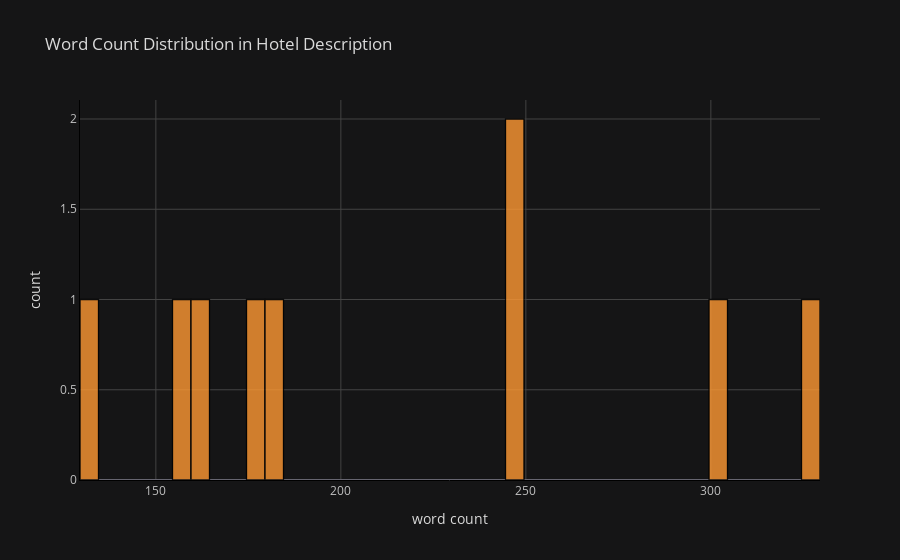

The code cell stored with this chart in its notebook:
### Code cell
df1['word_count'].iplot(
    kind='hist',
    bins = 50,
    linecolor='black',
    xTitle='word count',
    yTitle='count',
    title='Word Count Distribution in Hotel Description')

### Figure 1 — Plotly figure (JSON) as saved in the notebook; plotly's stock layout.template omitted (floating-point values rounded to 4 significant figures)
{"data": [{"histfunc": "count", "histnorm": "", "marker": {"color": "rgba(255, 153, 51, 1.0)", "line": {"color": "#000000", "width": 1.3}}, "name": "word_count", "nbinsx": 50, "opacity": 0.8, "orientation": "v", "type": "histogram", "x": [156, 131, 249, 304, 179, 183, 326, 249, 161]}], "layout": {"barmode": "overlay", "legend": {"bgcolor": "#151516", "font": {"color": "#D9D9D9"}}, "paper_bgcolor": "#151516", "plot_bgcolor": "#151516", "title": {"font": {"color": "#D9D9D9"}, "text": "Word Count Distribution in Hotel Description"}, "xaxis": {"gridcolor": "#434343", "linecolor": "black", "showgrid": true, "tickfont": {"color": "#C2C2C2"}, "title": {"font": {"color": "#D9D9D9"}, "text": "word count"}, "zerolinecolor": "#666570"}, "yaxis": {"gridcolor": "#434343", "linecolor": "black", "showgrid": true, "tickfont": {"color": "#C2C2C2"}, "title": {"font": {"color": "#D9D9D9"}, "text": "count"}, "zerolinecolor": "#666570"}}}
